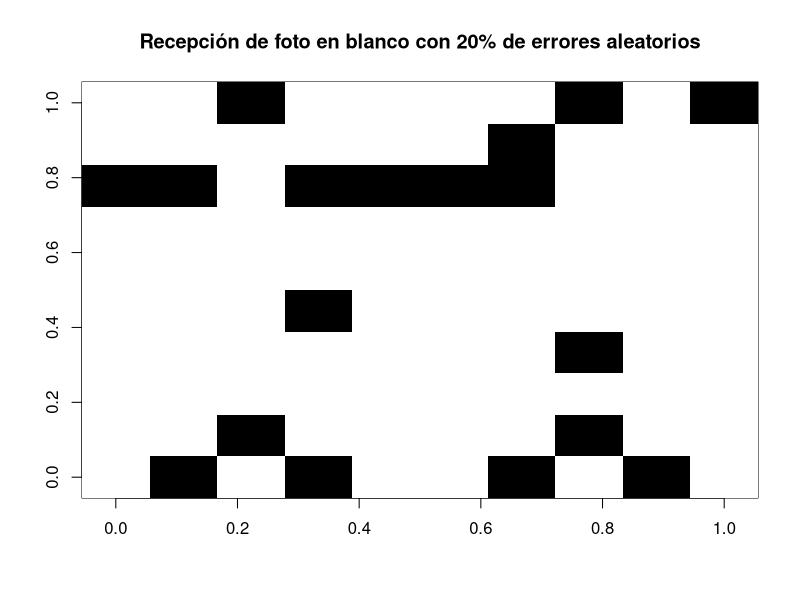
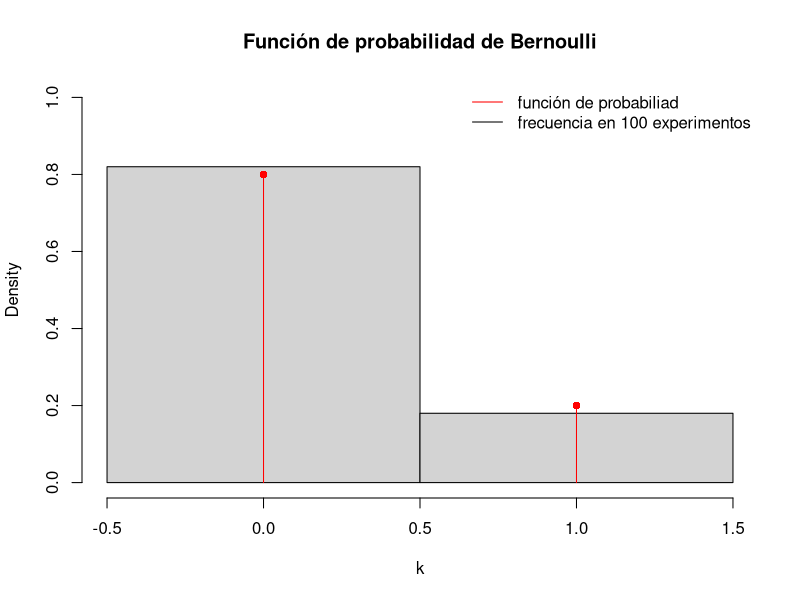
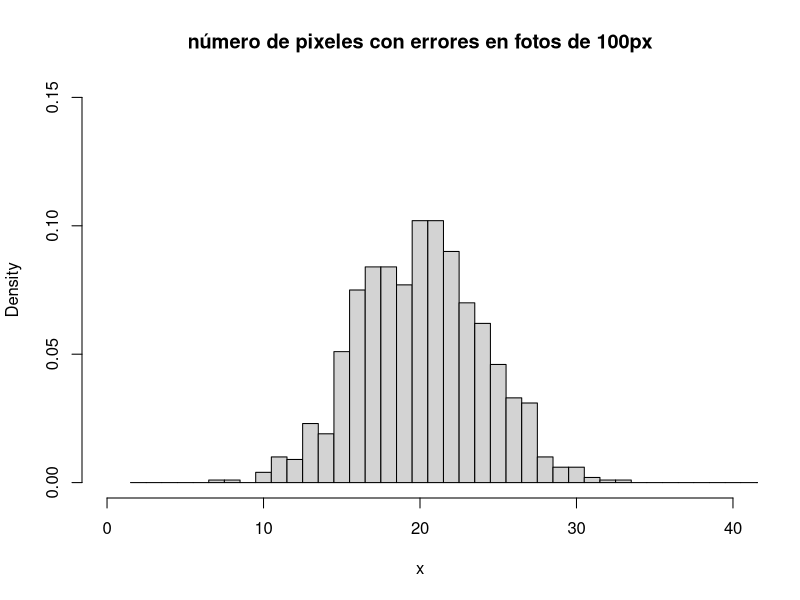
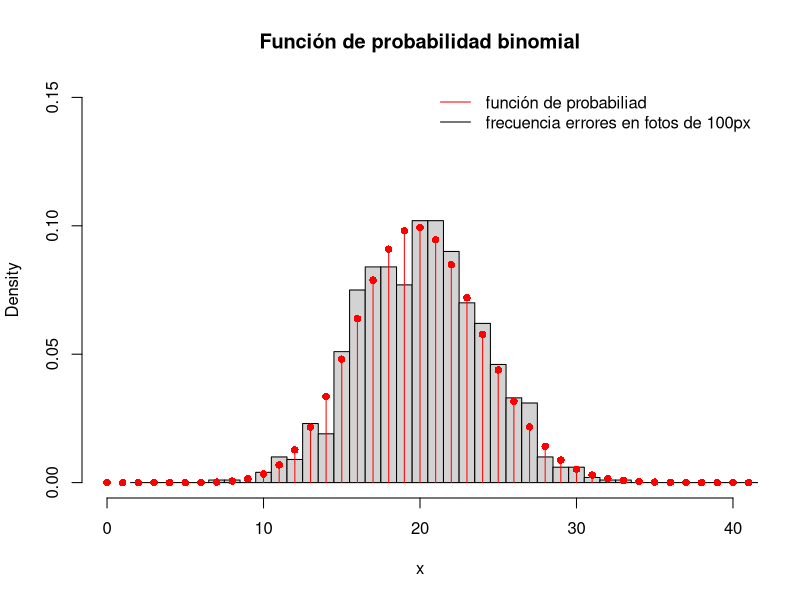
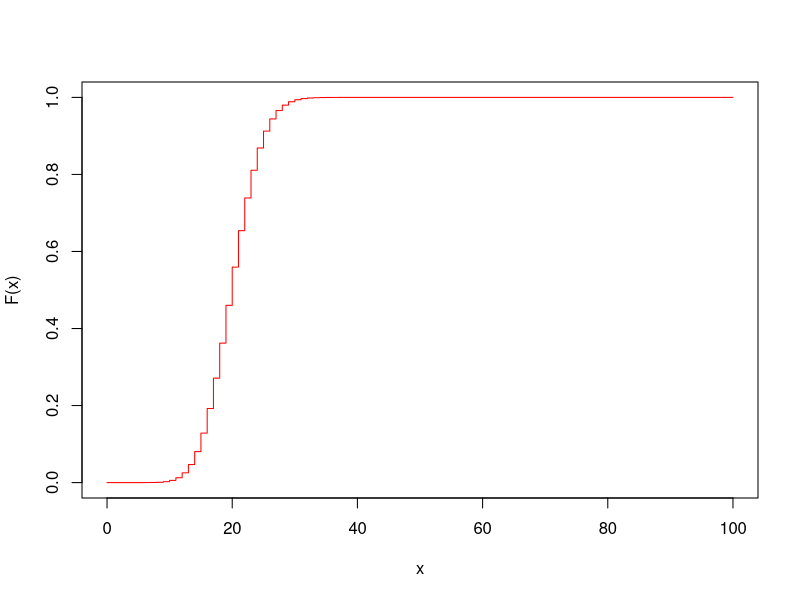
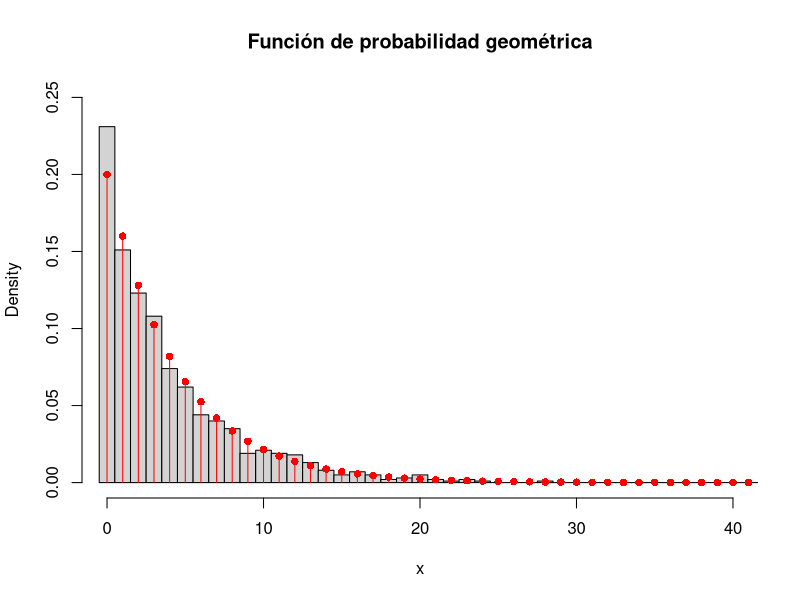
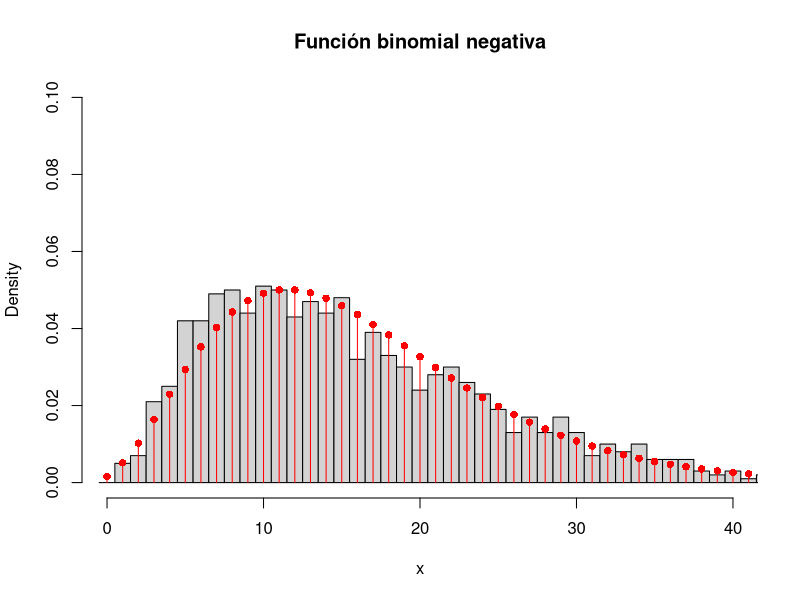

These charts were generated, in order, by the following R code:
## ---- chunk 1
k <- c(0,1)
fk <- c(0.8,0.2)
names(fk) <- k

sample(k, size=1, prob=fk, replace=TRUE)
## ---- chunk 2
foto <- sample(k, size=100, prob=fk, replace=TRUE)
image(matrix(foto, ncol=10), col=c("white", "black"), 
      main= "Recepción de foto en blanco con 20% de errores aleatorios")

## ---- chunk 3
hist(foto, freq=FALSE, breaks=seq(-0.5,1.5), ylim=c(0,1), 
     main="Función de probabilidad de Bernoulli",
     xlab="k")
points(k, fk, pch=16, col="red")

for(i in 1:2)
  lines(c(k[i],k[i]), c(0,fk[i]), col="red")

legend("topright", 
       c("función de probabiliad", 
         "frecuencia en 100 experimentos"), 
       col=c("red", "black"), lty=1, bty="n")

## ---- chunk 4
xbar <- mean(foto) 
xbar
s <- sd(foto)
s^2
## ---- chunk 5
foto <- sample(x=c(0,1),size=100, prob=fk, replace=TRUE)
foto
## ---- chunk 6
sum(foto)
## ---- chunk 7
enviar <- function(...)
{
   foto <- sample(c(0,1),size=100, 
                  replace=TRUE,prob=fk)
   sum(foto)
}
## ---- chunk 8
enviar()
enviar(1)
enviar(1)
enviar("hola")
## ---- chunk 9
c(enviar(1), enviar(1), enviar(1))
## ---- chunk 10
Tresfotos <- sapply(rep(1,3), enviar)
Tresfotos
## ---- chunk 11
Milfotos <- sapply(rep(1,1000), enviar)
head(Milfotos)


hist(Milfotos, freq=FALSE, ylim=c(0,0.15), 
     xlim=c(0,40), breaks=seq(1.5, 100.5), 
     main="número de pixeles con errores en fotos de 100px",
     xlab="x")
## ---- chunk 12
mean(Milfotos)
sd(Milfotos)^2
## ---- chunk 13
x <- 0:100
binomial <- dbinom(x, size=100, prob=0.2)
names(binomial) <- x
head(binomial)
## ---- chunk 14
hist(Milfotos,breaks=seq(1.5,100.5), 
     freq=FALSE, ylim=c(0,0.15), 
     xlim=c(0,40), 
     main="Función de probabilidad binomial",
     xlab="x" )

points(x, binomial, pch= 16, col="red")

for(i in 1:101)
{lines(c(x[i], x[i]), c(0, binomial[i]), 
  col="red")}

legend("topright", 
       c("función de probabiliad", 
         "frecuencia errores en fotos de 100px"), 
       col=c("red", "black"), lty=1, bty="n")
## ---- chunk 15
binCum <- pbinom(x, size=100, prob=0.2)
head(binCum)
plot(x, binCum, ylim=c(0,1), type="s",
       col="red", ylab="F(x)", xlab="x")
## ---- chunk 16
pbinom(3, size=3.1e6, prob=1e-6)
## ---- chunk 17
foto <- sample(c(0,1),100, replace=TRUE, prob=fk)
foto
## ---- chunk 18
which(foto==1)
## ---- chunk 19
foto <- sample(c(0,1),100, replace=TRUE, prob=fk)
ones <- which(foto==1)
firstone <- ones[1]  
lastzero <- firstone-1
lastzero
## ---- chunk 20
enviar <- function(x)
          {
             foto <- sample(c(0,1),100, 
                      replace=TRUE, prob=fk)
             ones <- which(foto==1)
             firstone <- ones[1]  
             lastzero <- firstone-1
             lastzero
          }   
          
enviar()
## ---- chunk 21
Milfotos <- sapply(rep(1,1000), enviar)
head(Milfotos)
## ---- chunk 22
mean(Milfotos)
sd(Milfotos)^2
## ---- chunk 23
hist(Milfotos,breaks=seq(-0.5,100.5), 
     freq=FALSE, ylim=c(0,0.25), xlim=c(0,40),
     main="Función de probabilidad geométrica",
     xlab="x")

geom <- dgeom(x, prob=0.2)

points(x, geom, pch= 16, col="red")

for(i in 1:101)
{lines(c(x[i], x[i]), c(0, geom[i]), 
  col="red")}
## ---- chunk 24
fotos <- sample(c(0,1),100, replace=TRUE,prob=fk)
ones <- which(fotos==1)
fourthone <- ones[4]  
lastzero <- fourthone-1
#le quitamos los primeros tres errores
goodpixels <- lastzero-3
## ---- chunk 25
enviar <- function(x)
 {
 foto <- sample(c(0,1),100,
 replace=TRUE, prob=fk)
 ones <- which(foto==1)
 firstone <- ones[4]
 lastzero <- firstone-1
 goodpixels <- lastzero-3
 goodpixels
 }

Milfotos <- sapply(rep(1,1000), enviar)

hist(Milfotos,breaks=seq(-0.5,100.5), 
     freq=FALSE, ylim=c(0,0.1), xlim=c(0,40),
     main="Función binomial negativa", xlab="x")

nb <- dnbinom(x, size=4, prob=0.2)

points(x, nb, pch= 16, col="red")

for(i in 1:101)
 {lines(c(x[i], x[i]), c(0, nb[i]), 
   col="red")}
